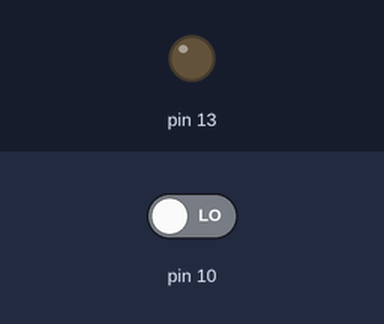
The sketch below on a simulated Arduino Uno, built with avr-gcc and run on an emulated ATmega328P. Parts: output pins drawn as LEDs (lit = HIGH). The inputs (shaded band) are chosen by the test bench; at power-on: pin 10 LOW.

Above: at 1.2 s.
1.3 s: pin 10 driven HIGH
At 1.7 s:
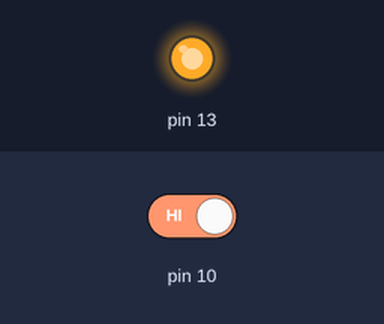
2.8 s: pin 10 driven LOW
At 4.0 s:
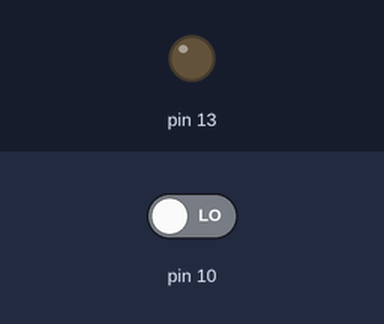
Timing chart, 0 to 5.8 s (numbered marks = the images above; inputs shaded):
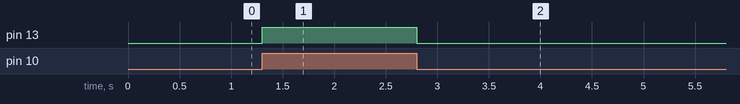

Measured:
- after the input at 1.3 s, pin 13: LOW → HIGH at once
- after the input at 2.8 s, pin 13: HIGH → LOW at once

The sketch:

test_ino.ino
```cpp
void setup() {
  // put your setup code here, to run once:
  pinMode(10,INPUT);
  pinMode(13,OUTPUT);
}

void loop() {
  // put your main code here, to run repeatedly:
  if(digitalRead(10)==HIGH)digitalWrite(13,1);
  else digitalWrite(13,0);
}
```
